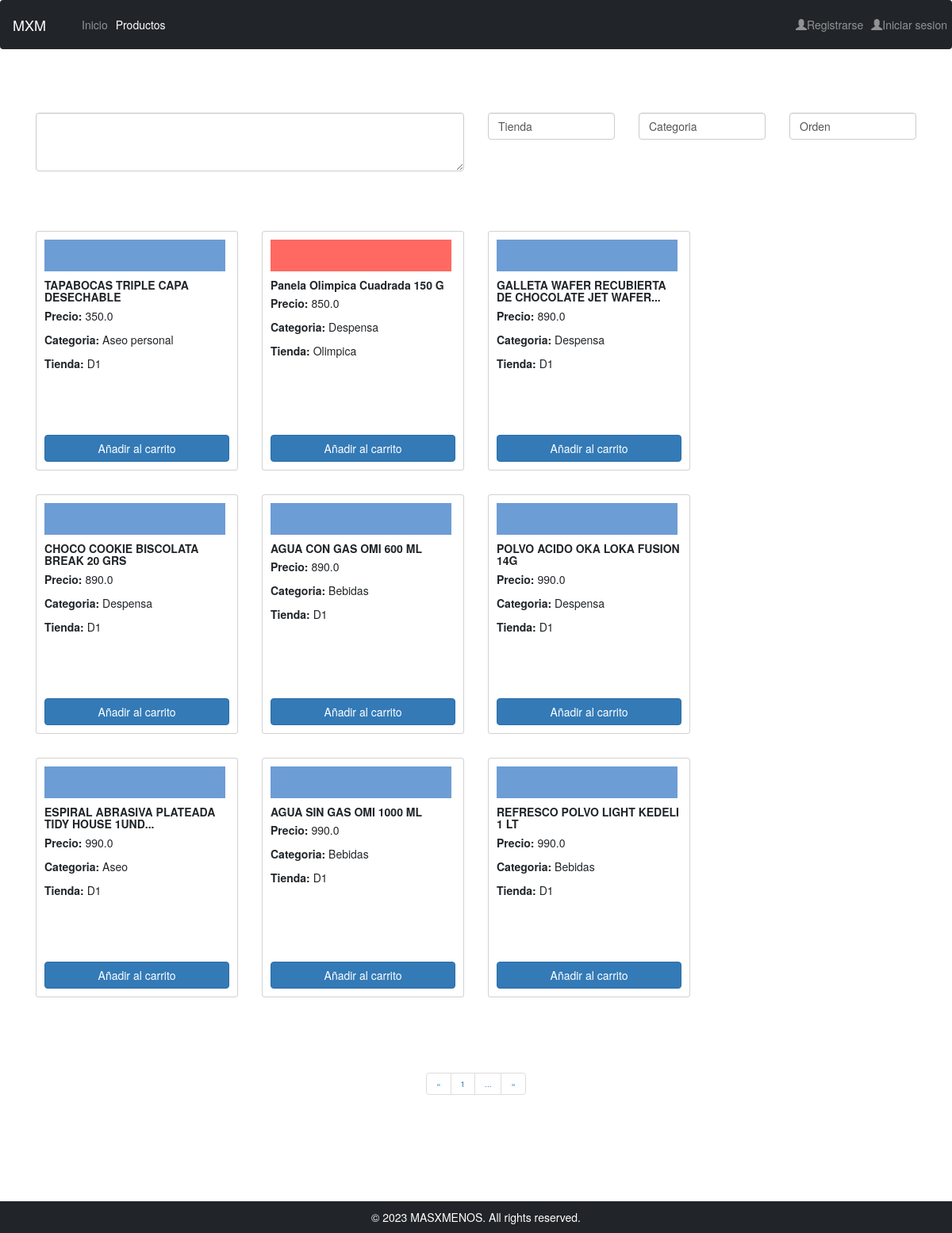
The page /catalog/productos/0/asc/all on the database as committed earlier.
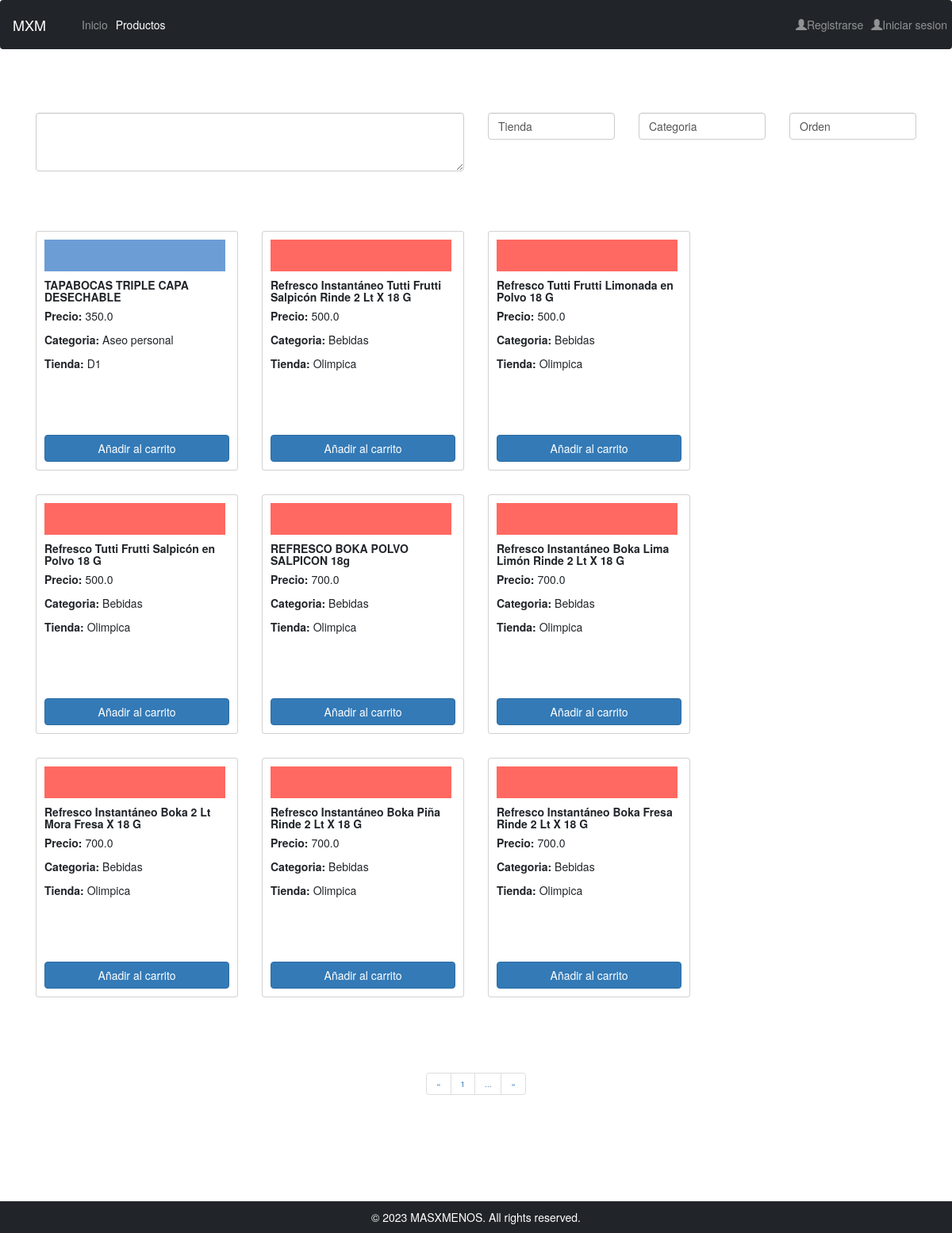
The same page on the database as committed later.
### catalog/models.py (models this page shows, shortened)
class Producto(models.Model):
    name = models.CharField(max_length=100)
    price = models.FloatField()
    store = models.ForeignKey('Tienda',on_delete=models.SET_NULL, null=True)
    cat = models.ForeignKey('Categoria',on_delete=models.SET_NULL, null=True)

class Tienda(models.Model):
    name = models.CharField(max_length=20)
    def __str__(self) -> str:
        return self.name

class Categoria(models.Model):
    name  = models.CharField(max_length=20)
    def __str__(self) -> str:
        return self.name

### catalog/views.py (the view)
# urls.py: path('productos/<int:id>/<str:order>/<str:cat>', views.productosn, name='productosn'),
def productosn(request,id,order,cat):
    user_id = request.session['user_id'] if 'user_id' in request.session else None
    i=id*9
    n = i+9  # number of objects to retrieve
    tiendas = Tienda.objects.all()
    cats = Categoria.objects.all()
    if cat !='all' :
        if(order=='asc'):
            products = Producto.objects.all().filter(cat=cat).order_by('price')[i:n]
        else:
            products = Producto.objects.all().filter(cat=cat).order_by('-price')[i:n]
    else:
        if(order=='asc'):
            products = Producto.objects.all().order_by('price')[i:n]
        else:
            products = Producto.objects.all().order_by('-price')[i:n]
    rows = [products[0:3],products[3:6],products[6:9]]
    context ={
        'products':products,
        'rows':rows,
        'prev':id-1 if id>0 else id,
        'next':id+1,
        'order':order,
        'stores':tiendas,
        'cats':cats,
        'cat':cat,
        'user_id':user_id,
    }
    return render(request,'productos.html',context=context)

### catalog/templates/productos.html (shortened to what this page needs)
{% extends "main_template.html" %}
{% block content %}
    <link rel="stylesheet" href="https://maxcdn.bootstrapcdn.com/bootstrap/3.4.1/css/bootstrap.min.css">
    <link rel="stylesheet" href="https://cdnjs.cloudflare.com/ajax/libs/font-awesome/4.7.0/css/font-awesome.min.css">
    <p>&nbsp;</p>
    <p>&nbsp;</p>
    <div class="row">
      <div class="col-md-6">
          <textarea class="form-control" rows="3"></textarea>
      </div>
      <div class="col-md-2">
          <select class="form-control" onchange="changeStore(this.value)">
              <option disabled selected>Tienda</option>
          </select>
      </div>
      <div class="col-md-2">
          <select class="form-control" onchange="changeCategory(this.value)">
              <option disabled selected>Categoria</option>
          </select>
      </div>
      <div class="col-md-2">
          <select class="form-control" onchange="changeOrder(this.value)">
              <option disabled selected>Orden</option>
          </select>
      </div>
  </div>
    <p>&nbsp;</p>
    <p>&nbsp;</p>
    {% for row in rows %}
    <div class="row">
        {% for product in row %}
        <div class="col-md-3 p-4">
            <div class="card product-card">
                <div class="card-body d-flex flex-column">
                    <div class="{{product.store}}"></div>
                    <h5 class="card-title"><strong>{{product.name}}</strong></h5>
                    <p class="card-text"><strong>Precio:</strong> {{product.price}}</p>
                    <p class="card-text"><strong>Categoria: </strong>{{product.cat}}</p>
                    <p class="card-text"><strong>Tienda: </strong>{{product.store}}</p>
                    <a href="{% url 'add' product=product.id %}" class="btn btn-primary mt-auto">Añadir al carrito</a>
                </div>
            </div>
        </div>
        {% endfor %}
    </div>
    {% endfor %}
    <p>&nbsp;</p>
    <p>&nbsp;</p>
    <div class="row">
        <div class="col-md-12 text-center">
          <ul class="pagination">
            {% if id == 0 %}
              <li class="page-item disabled">
                <a class="page-link" href="#">«</a>
              </li>
            {% else %}
              <li class="page-item">
                <a class="page-link" href="{% url 'productosn' id=prev order=order cat=cat %}">«</a>
              </li>
            {% endif %}
            <li class="page-item">
              <a class="page-link" href="{% url 'productosn' id=1 order=order cat=cat %}">1</a>
            </li>
            <li class="page-item">
              <a class="page-link" href="#">...</a>
            </li>
            <li class="page-item">
              <a class="page-link" href="{% url 'productosn' id=next order=order cat=cat %}">»</a>
            </li>
          </ul>
        </div>
      </div>
{% endblock %}

Rows that differ between the two databases and show on the page:
no longer on this page (row unchanged): Producto: name "Panela Olimpica Cuadrada 150 G", price "850.0", cat "Despensa", store "Olimpica"
no longer on this page (row unchanged): Producto: name "GALLETA WAFER RECUBIERTA DE CHOCOLATE JET WAFER...", price "890.0", cat "Despensa", store "D1"
no longer on this page (row unchanged): Producto: name "CHOCO COOKIE BISCOLATA BREAK 20 GRS", price "890.0", cat "Despensa", store "D1"
no longer on this page (row unchanged): Producto: name "AGUA CON GAS OMI 600 ML", price "890.0", cat "Bebidas", store "D1"
no longer on this page (row unchanged): Producto: name "POLVO ACIDO OKA LOKA FUSION 14G", price "990.0", cat "Despensa", store "D1"
no longer on this page (row unchanged): Producto: name "ESPIRAL ABRASIVA PLATEADA TIDY HOUSE 1UND...", price "990.0", cat "Aseo", store "D1"
no longer on this page (row unchanged): Producto: name "AGUA SIN GAS OMI 1000 ML", price "990.0", cat "Bebidas", store "D1"
no longer on this page (row unchanged): Producto: name "REFRESCO POLVO LIGHT KEDELI 1 LT", price "990.0", cat "Bebidas", store "D1"
added Producto: name "Refresco Instantáneo Tutti Frutti Salpicón Rinde 2 Lt X 18 G", price "500.0", cat "Bebidas", store "Olimpica"
added Producto: name "Refresco Tutti Frutti Limonada en Polvo 18 G", price "500.0", cat "Bebidas", store "Olimpica"
added Producto: name "Refresco Tutti Frutti Salpicón en Polvo 18 G", price "500.0", cat "Bebidas", store "Olimpica"
added Producto: name "REFRESCO BOKA POLVO SALPICON 18g", price "700.0", cat "Bebidas", store "Olimpica"
added Producto: name "Refresco Instantáneo Boka Lima Limón Rinde 2 Lt X 18 G", price "700.0", cat "Bebidas", store "Olimpica"
added Producto: name "Refresco Instantáneo Boka 2 Lt Mora Fresa X 18 G", price "700.0", cat "Bebidas", store "Olimpica"
added Producto: name "Refresco Instantáneo Boka Piña Rinde 2 Lt X 18 G", price "700.0", cat "Bebidas", store "Olimpica"
added Producto: name "Refresco Instantáneo Boka Fresa Rinde 2 Lt X 18 G", price "700.0", cat "Bebidas", store "Olimpica"
